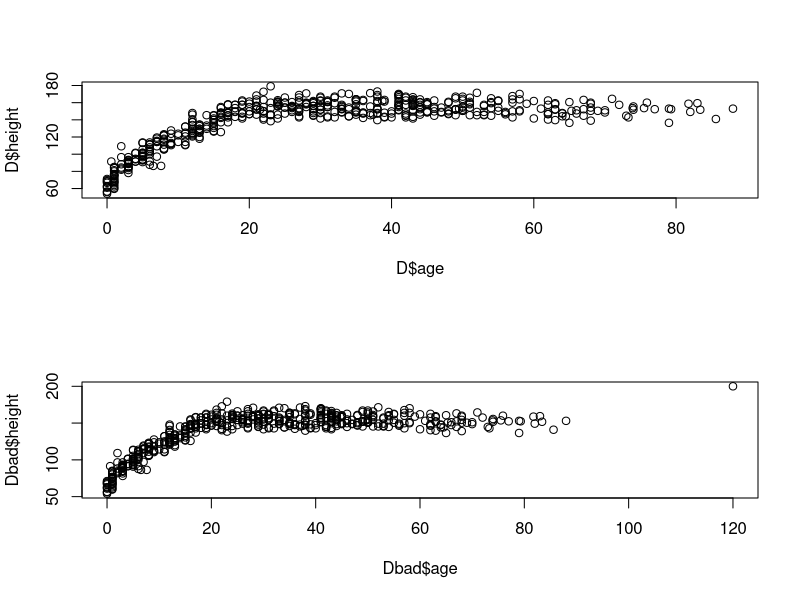
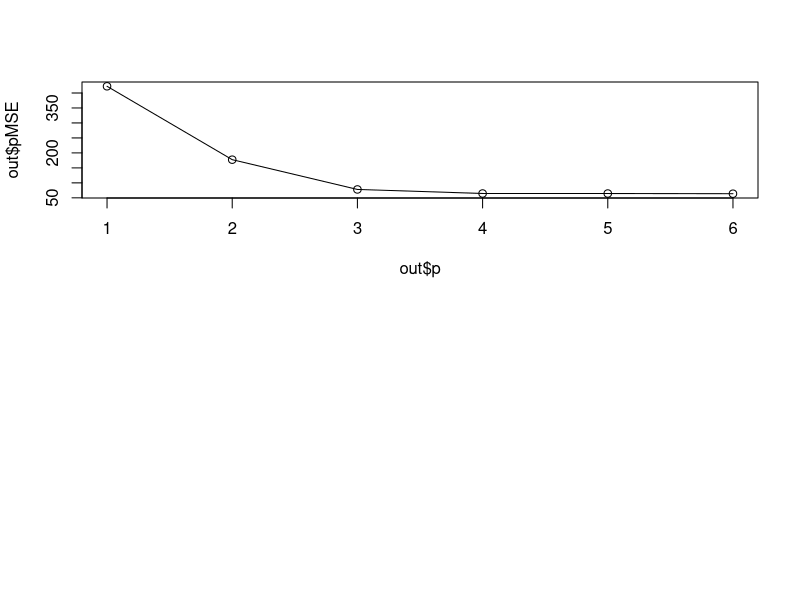

Write the R code that produced these figures, in order.
# Load the data
howell <- read.table("Howell.txt")
# Includes height (cm), weight (kg), age (years) and gender (1 for male, 0 otherwise)
attach(howell)
D <- howell[c("height", "age")]
N <- nrow(howell) # Number of subjects
n <- floor(0.7 * N) # Number of rows for the training data
p <- 1:6

# Dataset but with an outlier
Dbad <- rbind(D, data.frame(age = 120, height = 200))

# Plot Dbad vs D
par(mfrow = c(2, 1))
plot(x = D$age, y = D$height)
plot(x = Dbad$age, y = Dbad$height)

doPolyReg <- function(D) {
	# Sample training and testing data
	trainIndices <- sample.int(N, n)
	Dtrain <- D[trainIndices,]; Dtest <- D[-trainIndices,]

	pMSE <- sapply(p, function(p) {
		# Fit yTrain using a polynomial of order p based on xTrain
		m <- lm(height ~ poly(age, p, raw = TRUE), data = Dtrain)
		# Make predictions based on xTest covariates
		pMSE <- mean((Dtest[["height"]] - predict(m, Dtest["age"]))^2)
})
	list(p = p, pMSE = pMSE)
}

# Given the polynomial regression from doPolyReg returns the best p.
getBestP <- function(reg) {
	which.min(reg$pMSE + reg$p * 50)
}

# Replicates `expr`, `n` times, then folds using the function `f` and the initial value.
foldRep <- function(n, expr, f, init) {
	for (i in 1:n) init <- f(init, eval.parent(substitute(expr)))
	init
}

# Simple forward pipe
`%>%` <- function(x, f) f(x)

# i) pMSE for polynomial regression with response height and covariate age, p=1:6
set.seed(123)
out <- doPolyReg(D)
plot(out$p, out$pMSE, type = "o")

# ii)
samplePWins <- function(D) {
	set.seed(123)

	# foldRep(
	# 	n = 20,
	# 	expr = doPolyReg(D) %>% getBestP,
	# 	f = function(a,x) {a[[x]] <- a[[x]] + 1; a},
	# 	init = integer(6)
	# )

	freq <- factor(replicate(2000, doPolyReg(D) %>% getBestP), levels = p)
}

freq <- samplePWins(D)
print('Frequencies of best p')
print(table(freq))

# iii)
freq <- samplePWins(Dbad)
print('With outlier')
print(table(freq))

# iv)
